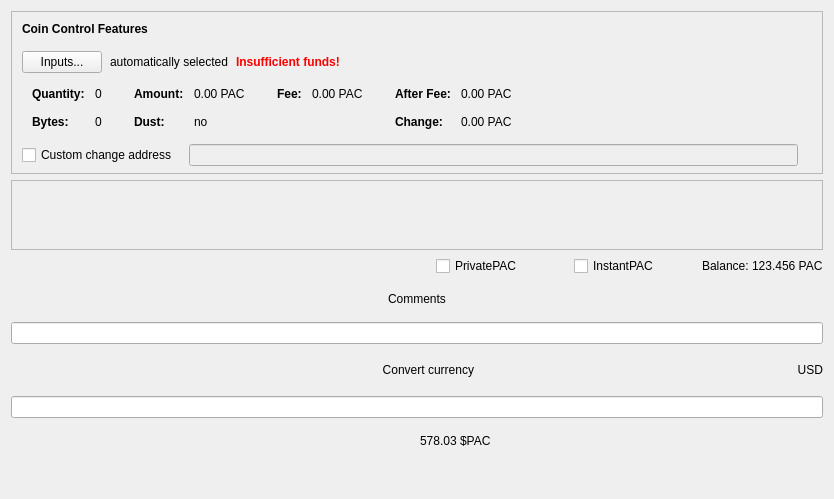
      <widget class="QWidget" name="SendCoinsContainer" native="true">
       <property name="sizePolicy">
        <sizepolicy hsizetype="MinimumExpanding" vsizetype="MinimumExpanding">
         <horstretch>0</horstretch>
         <verstretch>0</verstretch>
        </sizepolicy>
       </property>
       <property name="maximumSize">
        <size>
         <width>1200</width>
         <height>16777215</height>
        </size>
       </property>
       <property name="class" stdset="0">
        <string>container</string>
       </property>
       <layout class="QVBoxLayout" name="container">
        <item>
         <widget class="QFrame" name="frameCoinControl">
          <property name="sizePolicy">
           <sizepolicy hsizetype="Expanding" vsizetype="Expanding">
            <horstretch>0</horstretch>
            <verstretch>0</verstretch>
           </sizepolicy>
          </property>
          <property name="maximumSize">
           <size>
            <width>16777215</width>
            <height>16777215</height>
           </size>
          </property>
          <property name="frameShape">
           <enum>QFrame::StyledPanel</enum>
          </property>
          <property name="frameShadow">
           <enum>QFrame::Sunken</enum>
          </property>
          <layout class="QVBoxLayout" name="verticalLayoutCoinControl2">
           <property name="spacing">
            <number>0</number>
           </property>
           <property name="leftMargin">
            <number>0</number>
           </property>
           <property name="topMargin">
            <number>0</number>
           </property>
           <property name="rightMargin">
            <number>0</number>
           </property>
           <property name="bottomMargin">
            <number>6</number>
           </property>
           <item>
            <layout class="QVBoxLayout" name="verticalLayoutCoinControl" stretch="0,0,0,0,0">
             <property name="spacing">
              <number>0</number>
             </property>
             <property name="leftMargin">
              <number>10</number>
             </property>
             <property name="topMargin">
              <number>10</number>
             </property>
             <item>
              <layout class="QHBoxLayout" name="horizontalLayoutCoinControl1">
               <property name="bottomMargin">
                <number>15</number>
               </property>
               <item>
                <widget class="QLabel" name="labelCoinControlFeatures">
                 <property name="sizePolicy">
                  <sizepolicy hsizetype="Preferred" vsizetype="Maximum">
                   <horstretch>0</horstretch>
                   <verstretch>0</verstretch>
                  </sizepolicy>
                 </property>
                 <property name="font">
                  <font>
                   <weight>75</weight>
                   <bold>true</bold>
                  </font>
                 </property>
                 <property name="styleSheet">
                  <string notr="true">font-weight:bold;</string>
                 </property>
                 <property name="text">
                  <string>Coin Control Features</string>
                 </property>
                </widget>
               </item>
              </layout>
             </item>
             <item>
              <layout class="QHBoxLayout" name="horizontalLayoutCoinControl2" stretch="0,0,0,0">
               <property name="spacing">
                <number>8</number>
               </property>
               <property name="bottomMargin">
                <number>10</number>
               </property>
               <item>
                <widget class="QPushButton" name="pushButtonCoinControl">
                 <property name="styleSheet">
                  <string notr="true"/>
                 </property>
                 <property name="text">
                  <string>Inputs...</string>
                 </property>
                 <property name="autoDefault">
                  <bool>false</bool>
                 </property>
                </widget>
               </item>
               <item>
                <widget class="QLabel" name="labelCoinControlAutomaticallySelected">
                 <property name="text">
                  <string>automatically selected</string>
                 </property>
                 <property name="margin">
                  <number>5</number>
                 </property>
                </widget>
               </item>
               <item>
                <widget class="QLabel" name="labelCoinControlInsuffFunds">
                 <property name="font">
                  <font>
                   <weight>75</weight>
                   <bold>true</bold>
                  </font>
                 </property>
                 <property name="styleSheet">
                  <string notr="true">color:red;font-weight:bold;</string>
                 </property>
                 <property name="text">
                  <string>Insufficient funds!</string>
                 </property>
                 <property name="margin">
                  <number>5</number>
                 </property>
                </widget>
               </item>
               <item>
                <spacer name="horizontalSpacerCoinControl">
                 <property name="orientation">
                  <enum>Qt::Horizontal</enum>
                 </property>
                 <property name="sizeHint" stdset="0">
                  <size>
                   <width>40</width>
                   <height>1</height>
                  </size>
                 </property>
                </spacer>
               </item>
              </layout>
             </item>
             <item>
              <widget class="QWidget" name="widgetCoinControl" native="true">
               <property name="sizePolicy">
                <sizepolicy hsizetype="Preferred" vsizetype="Preferred">
                 <horstretch>0</horstretch>
                 <verstretch>0</verstretch>
                </sizepolicy>
               </property>
               <property name="minimumSize">
                <size>
                 <width>0</width>
                 <height>0</height>
                </size>
               </property>
               <property name="styleSheet">
                <string notr="true"/>
               </property>
               <layout class="QHBoxLayout" name="horizontalLayoutCoinControl5">
                <property name="leftMargin">
                 <number>0</number>
                </property>
                <property name="topMargin">
                 <number>0</number>
                </property>
                <property name="rightMargin">
                 <number>0</number>
                </property>
                <property name="bottomMargin">
                 <number>0</number>
                </property>
                <item>
                 <layout class="QHBoxLayout" name="horizontalLayoutCoinControl3" stretch="0,0,0,1">
                  <property name="spacing">
                   <number>20</number>
                  </property>
                  <property name="topMargin">
                   <number>0</number>
                  </property>
                  <property name="bottomMargin">
                   <number>10</number>
                  </property>
                  <item>
                   <layout class="QFormLayout" name="formLayoutCoinControl1">
                    <property name="horizontalSpacing">
                     <number>10</number>
                    </property>
                    <property name="verticalSpacing">
                     <number>14</number>
                    </property>
                    <property name="leftMargin">
                     <number>10</number>
                    </property>
                    <property name="topMargin">
                     <number>4</number>
                    </property>
                    <property name="rightMargin">
                     <number>6</number>
                    </property>
                    <item row="0" column="0">
                     <widget class="QLabel" name="labelCoinControlQuantityText">
                      <property name="font">
                       <font>
                        <weight>75</weight>
                        <bold>true</bold>
                       </font>
                      </property>
                      <property name="text">
                       <string>Quantity:</string>
                      </property>
                      <property name="margin">
                       <number>0</number>
                      </property>
                     </widget>
                    </item>
                    <item row="0" column="1">
                     <widget class="QLabel" name="labelCoinControlQuantity">
                      <property name="cursor">
                       <cursorShape>IBeamCursor</cursorShape>
                      </property>
                      <property name="contextMenuPolicy">
                       <enum>Qt::ActionsContextMenu</enum>
                      </property>
                      <property name="text">
                       <string notr="true">0</string>
                      </property>
                      <property name="margin">
                       <number>0</number>
                      </property>
                      <property name="textInteractionFlags">
                       <set>Qt::LinksAccessibleByMouse|Qt::TextSelectableByKeyboard|Qt::TextSelectableByMouse</set>
                      </property>
                     </widget>
                    </item>
                    <item row="1" column="0">
                     <widget class="QLabel" name="labelCoinControlBytesText">
                      <property name="font">
                       <font>
                        <weight>75</weight>
                        <bold>true</bold>
                       </font>
                      </property>
                      <property name="text">
                       <string>Bytes:</string>
                      </property>
                     </widget>
                    </item>
                    <item row="1" column="1">
                     <widget class="QLabel" name="labelCoinControlBytes">
                      <property name="cursor">
                       <cursorShape>IBeamCursor</cursorShape>
                      </property>
                      <property name="contextMenuPolicy">
                       <enum>Qt::ActionsContextMenu</enum>
                      </property>
                      <property name="text">
                       <string notr="true">0</string>
                      </property>
                      <property name="textInteractionFlags">
                       <set>Qt::LinksAccessibleByMouse|Qt::TextSelectableByKeyboard|Qt::TextSelectableByMouse</set>
                      </property>
                     </widget>
                    </item>
                   </layout>
                  </item>
                  <item>
                   <layout class="QFormLayout" name="formLayoutCoinControl2">
                    <property name="horizontalSpacing">
                     <number>10</number>
                    </property>
                    <property name="verticalSpacing">
                     <number>14</number>
                    </property>
                    <property name="leftMargin">
                     <number>6</number>
                    </property>
                    <property name="topMargin">
                     <number>4</number>
                    </property>
                    <property name="rightMargin">
                     <number>6</number>
                    </property>
                    <item row="0" column="0">
                     <widget class="QLabel" name="labelCoinControlAmountText">
                      <property name="font">
                       <font>
                        <weight>75</weight>
                        <bold>true</bold>
                       </font>
                      </property>
                      <property name="text">
                       <string>Amount:</string>
                      </property>
                      <property name="margin">
                       <number>0</number>
                      </property>
                     </widget>
                    </item>
                    <item row="0" column="1">
                     <widget class="QLabel" name="labelCoinControlAmount">
                      <property name="cursor">
                       <cursorShape>IBeamCursor</cursorShape>
                      </property>
                      <property name="contextMenuPolicy">
                       <enum>Qt::ActionsContextMenu</enum>
                      </property>
                      <property name="text">
                       <string notr="true">0.00 PAC</string>
                      </property>
                      <property name="textInteractionFlags">
                       <set>Qt::LinksAccessibleByMouse|Qt::TextSelectableByKeyboard|Qt::TextSelectableByMouse</set>
                      </property>
                     </widget>
                    </item>
                    <item row="1" column="0">
                     <widget class="QLabel" name="labelCoinControlLowOutputText">
                      <property name="font">
                       <font>
                        <weight>75</weight>
                        <bold>true</bold>
                       </font>
                      </property>
                      <property name="text">
                       <string>Dust:</string>
                      </property>
                     </widget>
                    </item>
                    <item row="1" column="1">
                     <widget class="QLabel" name="labelCoinControlLowOutput">
                      <property name="cursor">
                       <cursorShape>IBeamCursor</cursorShape>
                      </property>
                      <property name="contextMenuPolicy">
                       <enum>Qt::ActionsContextMenu</enum>
                      </property>
                      <property name="text">
                       <string notr="true">no</string>
                      </property>
                      <property name="textInteractionFlags">
                       <set>Qt::LinksAccessibleByMouse|Qt::TextSelectableByKeyboard|Qt::TextSelectableByMouse</set>
                      </property>
                     </widget>
                    </item>
                   </layout>
                  </item>
                  <item>
                   <layout class="QFormLayout" name="formLayoutCoinControl3">
                    <property name="horizontalSpacing">
                     <number>10</number>
                    </property>
                    <property name="verticalSpacing">
                     <number>14</number>
                    </property>
                    <property name="leftMargin">
                     <number>6</number>
                    </property>
                    <property name="topMargin">
                     <number>4</number>
                    </property>
                    <property name="rightMargin">
                     <number>6</number>
                    </property>
                    <item row="0" column="0">
                     <widget class="QLabel" name="labelCoinControlFeeText">
                      <property name="font">
                       <font>
                        <weight>75</weight>
                        <bold>true</bold>
                       </font>
                      </property>
                      <property name="text">
                       <string>Fee:</string>
                      </property>
                      <property name="margin">
                       <number>0</number>
                      </property>
                     </widget>
                    </item>
                    <item row="0" column="1">
                     <widget class="QLabel" name="labelCoinControlFee">
                      <property name="cursor">
                       <cursorShape>IBeamCursor</cursorShape>
                      </property>
                      <property name="contextMenuPolicy">
                       <enum>Qt::ActionsContextMenu</enum>
                      </property>
                      <property name="text">
                       <string notr="true">0.00 PAC</string>
                      </property>
                      <property name="textInteractionFlags">
                       <set>Qt::LinksAccessibleByMouse|Qt::TextSelectableByKeyboard|Qt::TextSelectableByMouse</set>
                      </property>
                     </widget>
                    </item>
                   </layout>
                  </item>
                  <item>
                   <layout class="QFormLayout" name="formLayoutCoinControl4">
                    <property name="horizontalSpacing">
                     <number>10</number>
                    </property>
                    <property name="verticalSpacing">
                     <number>14</number>
                    </property>
                    <property name="leftMargin">
                     <number>6</number>
                    </property>
                    <property name="topMargin">
                     <number>4</number>
                    </property>
                    <property name="rightMargin">
                     <number>6</number>
                    </property>
                    <item row="0" column="0">
                     <widget class="QLabel" name="labelCoinControlAfterFeeText">
                      <property name="font">
                       <font>
                        <weight>75</weight>
                        <bold>true</bold>
                       </font>
                      </property>
                      <property name="text">
                       <string>After Fee:</string>
                      </property>
                      <property name="margin">
                       <number>0</number>
                      </property>
                     </widget>
                    </item>
                    <item row="0" column="1">
                     <widget class="QLabel" name="labelCoinControlAfterFee">
                      <property name="cursor">
                       <cursorShape>IBeamCursor</cursorShape>
                      </property>
                      <property name="contextMenuPolicy">
                       <enum>Qt::ActionsContextMenu</enum>
                      </property>
                      <property name="text">
                       <string notr="true">0.00 PAC</string>
                      </property>
                      <property name="textInteractionFlags">
                       <set>Qt::LinksAccessibleByMouse|Qt::TextSelectableByKeyboard|Qt::TextSelectableByMouse</set>
                      </property>
                     </widget>
                    </item>
                    <item row="1" column="0">
                     <widget class="QLabel" name="labelCoinControlChangeText">
                      <property name="font">
                       <font>
                        <weight>75</weight>
                        <bold>true</bold>
                       </font>
                      </property>
                      <property name="text">
                       <string>Change:</string>
                      </property>
                     </widget>
                    </item>
                    <item row="1" column="1">
                     <widget class="QLabel" name="labelCoinControlChange">
                      <property name="cursor">
                       <cursorShape>IBeamCursor</cursorShape>
                      </property>
                      <property name="contextMenuPolicy">
                       <enum>Qt::ActionsContextMenu</enum>
                      </property>
                      <property name="text">
                       <string notr="true">0.00 PAC</string>
                      </property>
                      <property name="textInteractionFlags">
                       <set>Qt::LinksAccessibleByMouse|Qt::TextSelectableByKeyboard|Qt::TextSelectableByMouse</set>
                      </property>
                     </widget>
                    </item>
                   </layout>
                  </item>
                 </layout>
                </item>
               </layout>
              </widget>
             </item>
             <item>
              <layout class="QHBoxLayout" name="horizontalLayoutCoinControl4" stretch="0,0,0">
               <property name="spacing">
                <number>12</number>
               </property>
               <property name="sizeConstraint">
                <enum>QLayout::SetDefaultConstraint</enum>
               </property>
               <property name="topMargin">
                <number>5</number>
               </property>
               <property name="rightMargin">
                <number>5</number>
               </property>
               <item>
                <widget class="QCheckBox" name="checkBoxCoinControlChange">
                 <property name="toolTip">
                  <string>If this is activated, but the change address is empty or invalid, change will be sent to a newly generated address.</string>
                 </property>
                 <property name="text">
                  <string>Custom change address</string>
                 </property>
                </widget>
               </item>
               <item>
                <widget class="QValidatedLineEdit" name="lineEditCoinControlChange">
                 <property name="enabled">
                  <bool>false</bool>
                 </property>
                 <property name="sizePolicy">
                  <sizepolicy hsizetype="Expanding" vsizetype="Fixed">
                   <horstretch>0</horstretch>
                   <verstretch>0</verstretch>
                  </sizepolicy>
                 </property>
                </widget>
               </item>
               <item>
                <widget class="QLabel" name="labelCoinControlChangeLabel">
                 <property name="sizePolicy">
                  <sizepolicy hsizetype="Preferred" vsizetype="Expanding">
                   <horstretch>0</horstretch>
                   <verstretch>0</verstretch>
                  </sizepolicy>
                 </property>
                 <property name="minimumSize">
                  <size>
                   <width>0</width>
                   <height>0</height>
                  </size>
                 </property>
                 <property name="text">
                  <string/>
                 </property>
                 <property name="margin">
                  <number>3</number>
                 </property>
                </widget>
               </item>
              </layout>
             </item>
             <item>
              <spacer name="verticalSpacerCoinControl">
               <property name="orientation">
                <enum>Qt::Vertical</enum>
               </property>
               <property name="sizeHint" stdset="0">
                <size>
                 <width>800</width>
                 <height>1</height>
                </size>
               </property>
              </spacer>
             </item>
            </layout>
           </item>
          </layout>
         </widget>
        </item>
        <item>
         <widget class="QScrollArea" name="scrollArea">
          <property name="widgetResizable">
           <bool>true</bool>
          </property>
          <widget class="QWidget" name="scrollAreaWidgetContents">
           <property name="geometry">
            <rect>
             <x>0</x>
             <y>0</y>
             <width>811</width>
             <height>184</height>
            </rect>
           </property>
           <property name="styleSheet">
            <string notr="true"/>
           </property>
           <layout class="QVBoxLayout" name="verticalLayout_2" stretch="0,0,0">
            <property name="leftMargin">
             <number>0</number>
            </property>
            <property name="topMargin">
             <number>0</number>
            </property>
            <property name="rightMargin">
             <number>0</number>
            </property>
            <property name="bottomMargin">
             <number>0</number>
            </property>
            <item>
             <layout class="QVBoxLayout" name="entries">
              <property name="spacing">
               <number>6</number>
              </property>
             </layout>
            </item>
            <item>
             <widget class="QStackedWidget" name="stackedWidget">
              <widget class="QWidget" name="page"/>
              <widget class="QWidget" name="page_2"/>
             </widget>
            </item>
            <item>
             <spacer name="verticalSpacer">
              <property name="orientation">
               <enum>Qt::Vertical</enum>
              </property>
              <property name="sizeType">
               <enum>QSizePolicy::Preferred</enum>
              </property>
              <property name="sizeHint" stdset="0">
               <size>
                <width>20</width>
                <height>40</height>
               </size>
              </property>
             </spacer>
            </item>
           </layout>
          </widget>
         </widget>
        </item>
        <item>
         <layout class="QHBoxLayout" name="horizontalLayout">
          <item>
           <spacer name="horizontalSpacer">
            <property name="orientation">
             <enum>Qt::Horizontal</enum>
            </property>
            <property name="sizeHint" stdset="0">
             <size>
              <width>40</width>
              <height>20</height>
             </size>
            </property>
           </spacer>
          </item>
          <item>
           <layout class="QHBoxLayout" name="horizontalLayout_2">
            <property name="spacing">
             <number>3</number>
            </property>
            <item>
             <widget class="QCheckBox" name="checkUsePrivateSend">
              <property name="minimumSize">
               <size>
                <width>95</width>
                <height>0</height>
               </size>
              </property>
              <property name="text">
               <string>PrivatePAC</string>
              </property>
              <property name="checked">
               <bool>false</bool>
              </property>
             </widget>
            </item>
            <item>
             <spacer name="horizontalSpacer_5">
              <property name="orientation">
               <enum>Qt::Horizontal</enum>
              </property>
              <property name="sizeType">
               <enum>QSizePolicy::Preferred</enum>
              </property>
              <property name="sizeHint" stdset="0">
               <size>
                <width>40</width>
                <height>20</height>
               </size>
              </property>
             </spacer>
            </item>
            <item>
             <widget class="QCheckBox" name="checkUseInstantSend">
              <property name="enabled">
               <bool>true</bool>
              </property>
              <property name="minimumSize">
               <size>
                <width>85</width>
                <height>0</height>
               </size>
              </property>
              <property name="text">
               <string>InstantPAC</string>
              </property>
             </widget>
            </item>
            <item>
             <spacer name="horizontalSpacer_11">
              <property name="orientation">
               <enum>Qt::Horizontal</enum>
              </property>
              <property name="sizeType">
               <enum>QSizePolicy::Preferred</enum>
              </property>
              <property name="sizeHint" stdset="0">
               <size>
                <width>40</width>
                <height>20</height>
               </size>
              </property>
             </spacer>
            </item>
            <item>
             <widget class="QLabel" name="label">
              <property name="text">
               <string>Balance:</string>
              </property>
             </widget>
            </item>
            <item>
             <widget class="QLabel" name="labelBalance">
              <property name="sizePolicy">
               <sizepolicy hsizetype="Preferred" vsizetype="Fixed">
                <horstretch>0</horstretch>
                <verstretch>0</verstretch>
               </sizepolicy>
              </property>
              <property name="cursor">
               <cursorShape>IBeamCursor</cursorShape>
              </property>
              <property name="text">
               <string notr="true">123.456 PAC</string>
              </property>
              <property name="textInteractionFlags">
               <set>Qt::LinksAccessibleByMouse|Qt::TextSelectableByKeyboard|Qt::TextSelectableByMouse</set>
              </property>
             </widget>
            </item>
           </layout>
          </item>
         </layout>
        </item>
        <item>
         <layout class="QVBoxLayout" name="verticalLayout_4">
          <item>
           <spacer name="verticalSpacer_10">
            <property name="orientation">
             <enum>Qt::Vertical</enum>
            </property>
            <property name="sizeType">
             <enum>QSizePolicy::Preferred</enum>
            </property>
            <property name="sizeHint" stdset="0">
             <size>
              <width>20</width>
              <height>10</height>
             </size>
            </property>
           </spacer>
          </item>
          <item>
           <widget class="QLabel" name="label_5">
            <property name="text">
             <string>Comments</string>
            </property>
            <property name="alignment">
             <set>Qt::AlignCenter</set>
            </property>
           </widget>
          </item>
          <item>
           <spacer name="verticalSpacer_2">
            <property name="orientation">
             <enum>Qt::Vertical</enum>
            </property>
            <property name="sizeType">
             <enum>QSizePolicy::Preferred</enum>
            </property>
            <property name="sizeHint" stdset="0">
             <size>
              <width>20</width>
              <height>10</height>
             </size>
            </property>
           </spacer>
          </item>
          <item>
           <widget class="QLineEdit" name="lineEdit">
            <property name="class" stdset="0">
             <string>LineEdit</string>
            </property>
           </widget>
          </item>
          <item>
           <spacer name="verticalSpacer_3">
            <property name="orientation">
             <enum>Qt::Vertical</enum>
            </property>
            <property name="sizeType">
             <enum>QSizePolicy::Preferred</enum>
            </property>
            <property name="sizeHint" stdset="0">
             <size>
              <width>20</width>
              <height>10</height>
             </size>
            </property>
           </spacer>
          </item>
          <item>
           <layout class="QHBoxLayout" name="horizontalLayout_4">
            <item>
             <spacer name="horizontalSpacer_10">
              <property name="orientation">
               <enum>Qt::Horizontal</enum>
              </property>
              <property name="sizeType">
               <enum>QSizePolicy::Fixed</enum>
              </property>
              <property name="sizeHint" stdset="0">
               <size>
                <width>120</width>
                <height>20</height>
               </size>
              </property>
             </spacer>
            </item>
            <item>
             <widget class="QLabel" name="label_6">
              <property name="text">
               <string>Convert currency</string>
              </property>
              <property name="alignment">
               <set>Qt::AlignRight|Qt::AlignTrailing|Qt::AlignVCenter</set>
              </property>
             </widget>
            </item>
            <item>
             <widget class="QLabel" name="label_7">
              <property name="text">
               <string>USD</string>
              </property>
              <property name="alignment">
               <set>Qt::AlignRight|Qt::AlignTrailing|Qt::AlignVCenter</set>
              </property>
             </widget>
            </item>
           </layout>
          </item>
          <item>
           <spacer name="verticalSpacer_6">
            <property name="orientation">
             <enum>Qt::Vertical</enum>
            </property>
            <property name="sizeType">
             <enum>QSizePolicy::Preferred</enum>
            </property>
            <property name="sizeHint" stdset="0">
             <size>
              <width>20</width>
              <height>10</height>
             </size>
            </property>
           </spacer>
          </item>
          <item>
           <widget class="QLineEdit" name="lineEdit_2">
            <property name="class" stdset="0">
             <string>LineEdit</string>
            </property>
           </widget>
          </item>
          <item>
           <spacer name="verticalSpacer_9">
            <property name="orientation">
             <enum>Qt::Vertical</enum>
            </property>
            <property name="sizeType">
             <enum>QSizePolicy::Preferred</enum>
            </property>
            <property name="sizeHint" stdset="0">
             <size>
              <width>20</width>
              <height>10</height>
             </size>
            </property>
           </spacer>
          </item>
          <item>
           <layout class="QHBoxLayout" name="horizontalLayout_7">
            <item>
             <widget class="QLabel" name="iconLabelConvertedCurrency">
              <property name="text">
               <string/>
              </property>
              <property name="alignment">
               <set>Qt::AlignRight|Qt::AlignTrailing|Qt::AlignVCenter</set>
              </property>
             </widget>
            </item>
            <item>
             <widget class="QLabel" name="label_9">
              <property name="text">
               <string>578.03 $PAC</string>
              </property>
             </widget>
            </item>
           </layout>
          </item>
         </layout>
        </item>
        <item>
         <spacer name="verticalSpacer_8">
          <property name="orientation">
           <enum>Qt::Vertical</enum>
          </property>
          <property name="sizeType">
           <enum>QSizePolicy::Preferred</enum>
          </property>
          <property name="sizeHint" stdset="0">
           <size>
            <width>20</width>
            <height>40</height>
           </size>
          </property>
         </spacer>
        </item>
       </layout>
      </widget>
